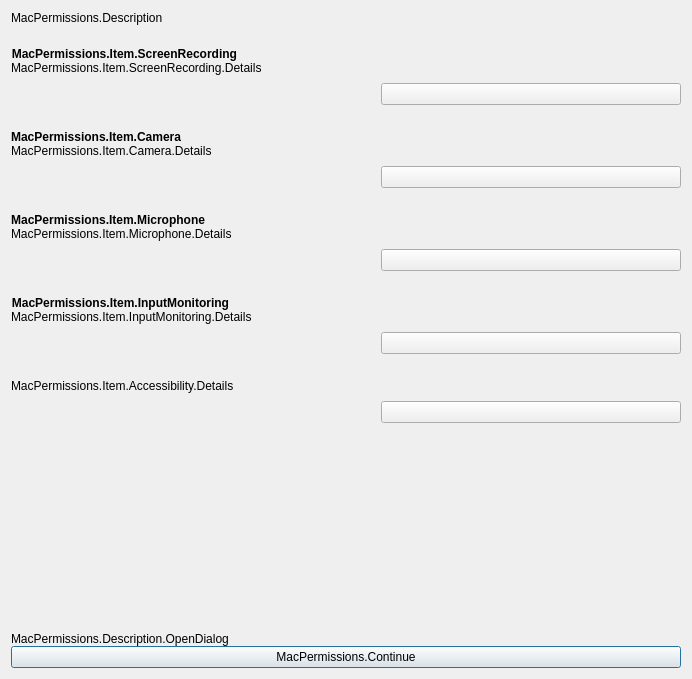
<?xml version="1.0" encoding="UTF-8"?>
<ui version="4.0">
 <class>OBSPermissions</class>
 <widget class="QDialog" name="OBSPermissions">
  <property name="geometry">
   <rect>
    <x>0</x>
    <y>0</y>
    <width>692</width>
    <height>679</height>
   </rect>
  </property>
  <property name="sizePolicy">
   <sizepolicy hsizetype="Minimum" vsizetype="Minimum">
    <horstretch>0</horstretch>
    <verstretch>0</verstretch>
   </sizepolicy>
  </property>
  <property name="minimumSize">
   <size>
    <width>0</width>
    <height>0</height>
   </size>
  </property>
  <property name="windowTitle">
   <string>MacPermissions.Title</string>
  </property>
  <property name="windowIcon">
   <iconset resource="qcis.qrc">
    <normaloff>:/res/images/qcis.png</normaloff>:/res/images/qcis.png</iconset>
  </property>
  <property name="styleSheet">
   <string notr="true"/>
  </property>
  <layout class="QGridLayout" name="gridLayout_2">
   <item row="0" column="0">
    <layout class="QVBoxLayout" name="verticalLayout">
     <property name="spacing">
      <number>0</number>
     </property>
     <property name="sizeConstraint">
      <enum>QLayout::SizeConstraint::SetNoConstraint</enum>
     </property>
     <property name="leftMargin">
      <number>0</number>
     </property>
     <property name="topMargin">
      <number>0</number>
     </property>
     <property name="rightMargin">
      <number>0</number>
     </property>
     <property name="bottomMargin">
      <number>0</number>
     </property>
     <item>
      <layout class="QVBoxLayout" name="verticalLayout_7">
       <item>
        <widget class="QLabel" name="label">
         <property name="text">
          <string>MacPermissions.Description</string>
         </property>
         <property name="wordWrap">
          <bool>true</bool>
         </property>
        </widget>
       </item>
       <item>
        <layout class="QGridLayout" name="gridLayout">
         <item row="1" column="0">
          <spacer name="verticalSpacer">
           <property name="orientation">
            <enum>Qt::Orientation::Vertical</enum>
           </property>
           <property name="sizeHint" stdset="0">
            <size>
             <width>20</width>
             <height>40</height>
            </size>
           </property>
          </spacer>
         </item>
         <item row="3" column="0">
          <widget class="QPushButton" name="continueButton">
           <property name="text">
            <string>MacPermissions.Continue</string>
           </property>
          </widget>
         </item>
         <item row="2" column="0">
          <widget class="QLabel" name="label_2">
           <property name="text">
            <string>MacPermissions.Description.OpenDialog</string>
           </property>
           <property name="wordWrap">
            <bool>true</bool>
           </property>
           <property name="bottomMargin" stdset="0">
            <number>8</number>
           </property>
          </widget>
         </item>
         <item row="0" column="0">
          <layout class="QFormLayout" name="formLayout">
           <property name="fieldGrowthPolicy">
            <enum>QFormLayout::FieldGrowthPolicy::AllNonFixedFieldsGrow</enum>
           </property>
           <property name="rowWrapPolicy">
            <enum>QFormLayout::RowWrapPolicy::WrapAllRows</enum>
           </property>
           <property name="topMargin">
            <number>22</number>
           </property>
           <property name="bottomMargin">
            <number>0</number>
           </property>
           <item row="0" column="0">
            <widget class="QLabel" name="label_4">
             <property name="font">
              <font>
               <bold>true</bold>
              </font>
             </property>
             <property name="text">
              <string>MacPermissions.Item.ScreenRecording</string>
             </property>
             <property name="alignment">
              <set>Qt::AlignmentFlag::AlignRight|Qt::AlignmentFlag::AlignTrailing|Qt::AlignmentFlag::AlignVCenter</set>
             </property>
            </widget>
           </item>
           <item row="0" column="1">
            <widget class="QLabel" name="label_5">
             <property name="text">
              <string>MacPermissions.Item.ScreenRecording.Details</string>
             </property>
            </widget>
           </item>
           <item row="1" column="1">
            <layout class="QHBoxLayout" name="horizontalLayout">
             <property name="topMargin">
              <number>8</number>
             </property>
             <property name="bottomMargin">
              <number>25</number>
             </property>
             <item>
              <spacer name="horizontalSpacer">
               <property name="orientation">
                <enum>Qt::Orientation::Horizontal</enum>
               </property>
               <property name="sizeHint" stdset="0">
                <size>
                 <width>40</width>
                 <height>20</height>
                </size>
               </property>
              </spacer>
             </item>
             <item>
              <widget class="QPushButton" name="capturePermissionButton">
               <property name="sizePolicy">
                <sizepolicy hsizetype="Fixed" vsizetype="Fixed">
                 <horstretch>0</horstretch>
                 <verstretch>0</verstretch>
                </sizepolicy>
               </property>
               <property name="minimumSize">
                <size>
                 <width>300</width>
                 <height>0</height>
                </size>
               </property>
               <property name="maximumSize">
                <size>
                 <width>300</width>
                 <height>16777215</height>
                </size>
               </property>
               <property name="baseSize">
                <size>
                 <width>300</width>
                 <height>0</height>
                </size>
               </property>
              </widget>
             </item>
            </layout>
           </item>
           <item row="2" column="0">
            <widget class="QLabel" name="label_7">
             <property name="font">
              <font>
               <bold>true</bold>
              </font>
             </property>
             <property name="text">
              <string>MacPermissions.Item.Camera</string>
             </property>
             <property name="alignment">
              <set>Qt::AlignmentFlag::AlignRight|Qt::AlignmentFlag::AlignTrailing|Qt::AlignmentFlag::AlignVCenter</set>
             </property>
            </widget>
           </item>
           <item row="2" column="1">
            <widget class="QLabel" name="label_8">
             <property name="text">
              <string>MacPermissions.Item.Camera.Details</string>
             </property>
             <property name="wordWrap">
              <bool>true</bool>
             </property>
            </widget>
           </item>
           <item row="3" column="1">
            <layout class="QHBoxLayout" name="horizontalLayout_2">
             <property name="topMargin">
              <number>8</number>
             </property>
             <property name="bottomMargin">
              <number>25</number>
             </property>
             <item>
              <spacer name="horizontalSpacer_2">
               <property name="orientation">
                <enum>Qt::Orientation::Horizontal</enum>
               </property>
               <property name="sizeHint" stdset="0">
                <size>
                 <width>40</width>
                 <height>20</height>
                </size>
               </property>
              </spacer>
             </item>
             <item>
              <widget class="QPushButton" name="videoPermissionButton">
               <property name="sizePolicy">
                <sizepolicy hsizetype="Fixed" vsizetype="Fixed">
                 <horstretch>0</horstretch>
                 <verstretch>0</verstretch>
                </sizepolicy>
               </property>
               <property name="minimumSize">
                <size>
                 <width>300</width>
                 <height>0</height>
                </size>
               </property>
               <property name="maximumSize">
                <size>
                 <width>300</width>
                 <height>16777215</height>
                </size>
               </property>
               <property name="baseSize">
                <size>
                 <width>300</width>
                 <height>0</height>
                </size>
               </property>
              </widget>
             </item>
            </layout>
           </item>
           <item row="4" column="0">
            <widget class="QLabel" name="label_9">
             <property name="font">
              <font>
               <bold>true</bold>
              </font>
             </property>
             <property name="text">
              <string>MacPermissions.Item.Microphone</string>
             </property>
             <property name="alignment">
              <set>Qt::AlignmentFlag::AlignRight|Qt::AlignmentFlag::AlignTrailing|Qt::AlignmentFlag::AlignVCenter</set>
             </property>
            </widget>
           </item>
           <item row="4" column="1">
            <widget class="QLabel" name="label_10">
             <property name="text">
              <string>MacPermissions.Item.Microphone.Details</string>
             </property>
            </widget>
           </item>
           <item row="5" column="1">
            <layout class="QHBoxLayout" name="horizontalLayout_4">
             <property name="topMargin">
              <number>8</number>
             </property>
             <property name="bottomMargin">
              <number>25</number>
             </property>
             <item>
              <spacer name="horizontalSpacer_3">
               <property name="orientation">
                <enum>Qt::Orientation::Horizontal</enum>
               </property>
               <property name="sizeHint" stdset="0">
                <size>
                 <width>40</width>
                 <height>20</height>
                </size>
               </property>
              </spacer>
             </item>
             <item>
              <widget class="QPushButton" name="audioPermissionButton">
               <property name="sizePolicy">
                <sizepolicy hsizetype="Fixed" vsizetype="Fixed">
                 <horstretch>0</horstretch>
                 <verstretch>0</verstretch>
                </sizepolicy>
               </property>
               <property name="minimumSize">
                <size>
                 <width>300</width>
                 <height>0</height>
                </size>
               </property>
               <property name="maximumSize">
                <size>
                 <width>300</width>
                 <height>16777215</height>
                </size>
               </property>
               <property name="baseSize">
                <size>
                 <width>300</width>
                 <height>0</height>
                </size>
               </property>
              </widget>
             </item>
            </layout>
           </item>
           <item row="6" column="0">
            <widget class="QLabel" name="label_3">
             <property name="font">
              <font>
               <bold>true</bold>
              </font>
             </property>
             <property name="text">
              <string>MacPermissions.Item.InputMonitoring</string>
             </property>
             <property name="alignment">
              <set>Qt::AlignmentFlag::AlignRight|Qt::AlignmentFlag::AlignTrailing|Qt::AlignmentFlag::AlignVCenter</set>
             </property>
            </widget>
           </item>
           <item row="6" column="1">
            <widget class="QLabel" name="label_13">
             <property name="text">
              <string>MacPermissions.Item.InputMonitoring.Details</string>
             </property>
             <property name="wordWrap">
              <bool>true</bool>
             </property>
            </widget>
           </item>
           <item row="7" column="1">
            <layout class="QHBoxLayout" name="horizontalLayout_5">
             <property name="sizeConstraint">
              <enum>QLayout::SizeConstraint::SetDefaultConstraint</enum>
             </property>
             <property name="topMargin">
              <number>8</number>
             </property>
             <property name="bottomMargin">
              <number>25</number>
             </property>
             <item>
              <spacer name="horizontalSpacer_5">
               <property name="orientation">
                <enum>Qt::Orientation::Horizontal</enum>
               </property>
               <property name="sizeHint" stdset="0">
                <size>
                 <width>40</width>
                 <height>20</height>
                </size>
               </property>
              </spacer>
             </item>
             <item>
              <widget class="QPushButton" name="inputMonitoringPermissionButton">
               <property name="sizePolicy">
                <sizepolicy hsizetype="Fixed" vsizetype="Fixed">
                 <horstretch>0</horstretch>
                 <verstretch>0</verstretch>
                </sizepolicy>
               </property>
               <property name="minimumSize">
                <size>
                 <width>300</width>
                 <height>0</height>
                </size>
               </property>
               <property name="maximumSize">
                <size>
                 <width>300</width>
                 <height>16777215</height>
                </size>
               </property>
               <property name="baseSize">
                <size>
                 <width>300</width>
                 <height>0</height>
                </size>
               </property>
              </widget>
             </item>
            </layout>
           </item>
           <item row="8" column="1">
            <widget class="QLabel" name="accessibilityPermissionLabel">
             <property name="text">
              <string>MacPermissions.Item.Accessibility.Details</string>
             </property>
             <property name="wordWrap">
              <bool>true</bool>
             </property>
            </widget>
           </item>
           <item row="9" column="1">
            <layout class="QHBoxLayout" name="horizontalLayout_6">
             <property name="sizeConstraint">
              <enum>QLayout::SizeConstraint::SetDefaultConstraint</enum>
             </property>
             <property name="topMargin">
              <number>8</number>
             </property>
             <property name="bottomMargin">
              <number>25</number>
             </property>
             <item>
              <spacer name="horizontalSpacer_4">
               <property name="orientation">
                <enum>Qt::Orientation::Horizontal</enum>
               </property>
               <property name="sizeHint" stdset="0">
                <size>
                 <width>40</width>
                 <height>20</height>
                </size>
               </property>
              </spacer>
             </item>
             <item>
              <widget class="QPushButton" name="accessibilityPermissionButton">
               <property name="sizePolicy">
                <sizepolicy hsizetype="Fixed" vsizetype="Fixed">
                 <horstretch>0</horstretch>
                 <verstretch>0</verstretch>
                </sizepolicy>
               </property>
               <property name="minimumSize">
                <size>
                 <width>300</width>
                 <height>0</height>
                </size>
               </property>
               <property name="maximumSize">
                <size>
                 <width>300</width>
                 <height>16777215</height>
                </size>
               </property>
               <property name="baseSize">
                <size>
                 <width>300</width>
                 <height>0</height>
                </size>
               </property>
              </widget>
             </item>
            </layout>
           </item>
          </layout>
         </item>
        </layout>
       </item>
      </layout>
     </item>
    </layout>
   </item>
  </layout>
 </widget>
 <resources>
  <include location="qcis.qrc"/>
 </resources>
 <connections/>
</ui>
